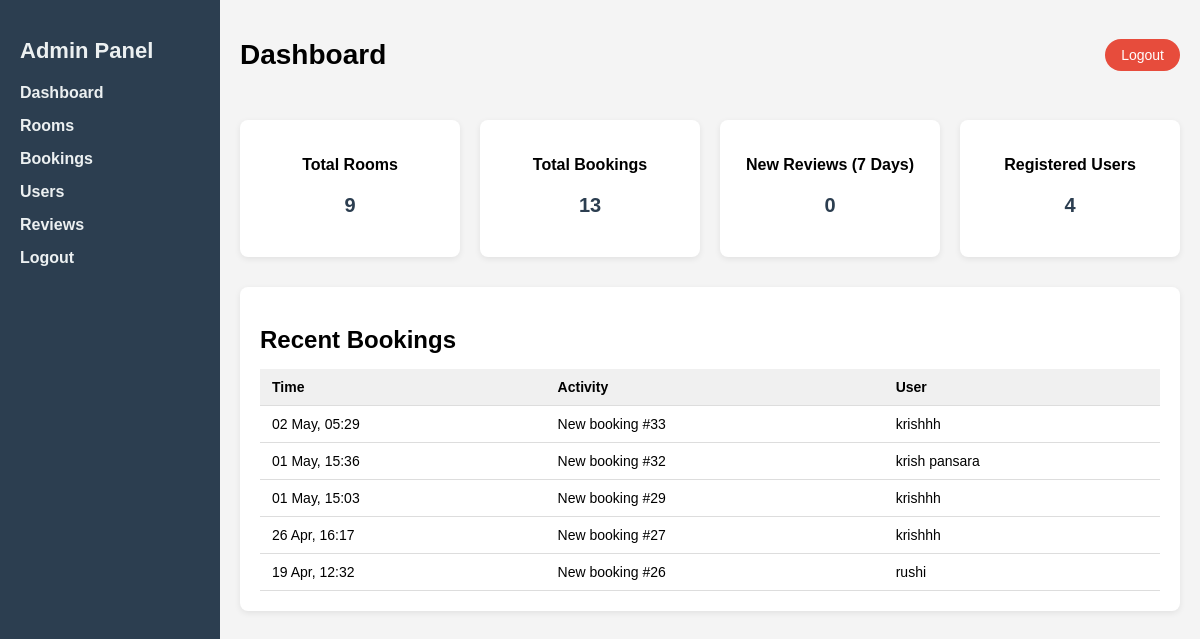
The app's page /admin/admin_pannel.php with its own data.
### tables this page shows
CREATE TABLE `bookings` (
  `id` int(11) NOT NULL,
  `room_id` int(11) NOT NULL,
  `room_type` varchar(100) NOT NULL,
  `name` varchar(100) NOT NULL,
  `email` varchar(100) NOT NULL,
  `phone` varchar(15) NOT NULL,
  `check_in` date NOT NULL,
  `check_out` date NOT NULL,
  `price` decimal(10,2) NOT NULL,
  `created_at` timestamp NOT NULL DEFAULT current_timestamp(),
  `payment_status` varchar(20) DEFAULT 'PENDING'
);

### admin/admin_pannel.php (the view, shortened to what this page needs)
<?php
$conn = new mysqli("localhost", "root", "", "ar_hotels");
$total_rooms = $conn->query("SELECT COUNT(*) AS total FROM rooms")->fetch_assoc()['total'];
$active_bookings = $conn->query("SELECT COUNT(*) AS total FROM bookings")->fetch_assoc()['total'];
$new_reviews = $conn->query("SELECT COUNT(*) AS total FROM reviews WHERE created_at >= CURDATE() - INTERVAL 7 DAY")->fetch_assoc()['total'];
$registered_users = $conn->query("SELECT COUNT(*) AS total FROM users")->fetch_assoc()['total'];
$recent_activity = $conn->query("
    SELECT id, name, created_at FROM bookings
    ORDER BY created_at DESC
    LIMIT 5
");
?>
<!DOCTYPE html>
<html lang="en">
<head>
</head>
<body>
    <?php include 'admin_sidebar.php'; ?>
    <div class="main">
        <div class="header">
            <h1>Dashboard</h1>
            <a href="admin_logout.php" class="logout-btn">Logout</a>
        </div>
        <div class="stats">
            <div class="stat-card">
                <h3>Total Rooms</h3>
                <p><?= $total_rooms ?></p>
            </div>
            <div class="stat-card">
                <h3>Total Bookings</h3>
                <p><?= $active_bookings ?></p>
            </div>
            <div class="stat-card">
                <h3>New Reviews (7 Days)</h3>
                <p><?= $new_reviews ?></p>
            </div>
            <div class="stat-card">
                <h3>Registered Users</h3>
                <p><?= $registered_users ?></p>
            </div>
        </div>
        <div class="recent">
            <h2>Recent Bookings</h2>
            <table>
                <tr>
                    <th>Time</th>
                    <th>Activity</th>
                    <th>User</th>
                </tr>
                <?php while ($row = $recent_activity->fetch_assoc()): ?>
                    <tr>
                        <td data-label="Time"><?= date("d M, H:i", strtotime($row['created_at'])) ?></td>
                        <td data-label="Activity">New booking #<?= $row['id'] ?></td>
                        <td data-label="User"><?= $row['name'] ?></td>
                    </tr>
                <?php endwhile; ?>
            </table>
        </div>
    </div>
</body>
</html>

### admin/admin_pannel.php (style rules this page uses)
* { box-sizing: border-box; }
body { margin: 0; font-family: Arial, sans-serif; background: #f4f4f4; display: flex; }
.main { margin-left: 220px; padding: 20px; width: 100%; }
.header { display: flex; justify-content: space-between; align-items: center; margin-bottom: 30px; }
.header h1 { font-size: 28px; }
.logout-btn { background-color: #e74c3c; color: white; border: none; padding: 8px 16px; border-radius: 20px; font-size: 14px; cursor: pointer; text-decoration: none; }
.stats { display: grid; grid-template-columns: repeat(auto-fit, minmax(180px, 1fr)); gap: 20px; margin-bottom: 30px; }
.stat-card { background: white; padding: 20px; border-radius: 8px; box-shadow: 0 2px 6px rgba(0, 0, 0, 0.08); text-align: center; }
.stat-card h3 { font-size: 16px; margin-bottom: 10px; }
.stat-card p { font-size: 20px; font-weight: bold; color: #2c3e50; }
.recent { background: white; padding: 20px; border-radius: 8px; box-shadow: 0 2px 6px rgba(0, 0, 0, 0.08); }
.recent h2 { margin-bottom: 15px; }
table { width: 100%; border-collapse: collapse; font-size: 14px; }
th, td { padding: 10px 12px; text-align: left; border-bottom: 1px solid #ddd; }
th { background-color: #f0f0f0; }

### records on screen
bookings: created_at "02 May, 05:29", id "33", name "krishhh"
bookings: created_at "01 May, 15:36", id "32", name "krish pansara"
bookings: created_at "01 May, 15:03", id "29", name "krishhh"
bookings: created_at "26 Apr, 16:17", id "27", name "krishhh"
bookings: created_at "19 Apr, 12:32", id "26", name "rushi"

### other values on screen
$total_rooms "9"
$active_bookings "13"
$new_reviews "0"
$registered_users "4"
